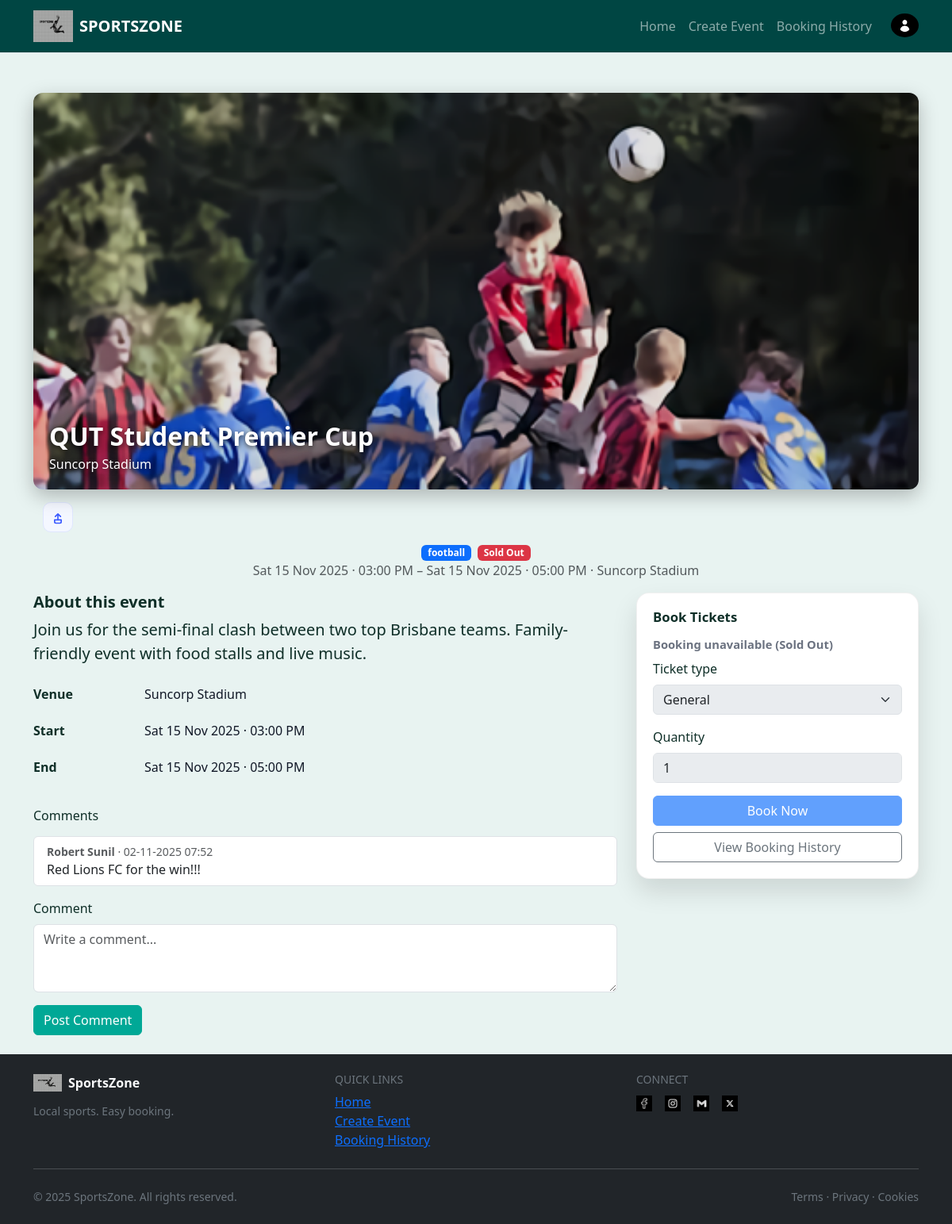
/event/7, run on the app's committed database.
### SportsZone/models.py (models this page shows, shortened)
class Event(db.Model):
    __tablename__ = "events"
    id = db.Column(db.Integer, primary_key=True)
    user_id = db.Column(db.Integer, db.ForeignKey("users.id"), nullable=False)  # creator/owner
    venue_id = db.Column(db.Integer, db.ForeignKey("venues.id"))
    sports_type = db.Column(db.String(64), index=True)  # Football, Basketball, etc.
    event_title = db.Column(db.String(256), nullable=False)
    home_team_name = db.Column(db.String(64))
    away_team_name = db.Column(db.String(64))
    event_image = db.Column(db.String(256))  # filename in /static/img
    description = db.Column(db.Text)
    start_datetime = db.Column(db.DateTime, default=datetime.utcnow, nullable=False)
    end_datetime = db.Column(db.DateTime)
    status = db.Column(db.String(32), index=True, default="Open", nullable=False)
    total_tickets = db.Column(db.Integer, default=120, nullable=False)
    tickets_sold = db.Column(db.Integer, default=0, nullable=False)
    ticket_price = db.Column(db.Float, default=0.0, nullable=False)
    comments = db.relationship(
        "Comment", backref="event", lazy=True, cascade="all, delete-orphan"
    )
    bookings = db.relationship(
        "Booking", backref="event", lazy=True, cascade="all, delete-orphan"
    )
    @property
    def venue_text(self) -> str:
        if self.venue:
            parts = [self.venue.venue_name, self.venue.venue_address]
            return " - ".join([p for p in parts if p])
        return ""

class Venue(db.Model):
    __tablename__ = "venues"
    id = db.Column(db.Integer, primary_key=True)
    venue_name = db.Column(db.String(128), nullable=False)
    venue_address = db.Column(db.String(256))
    capacity = db.Column(db.Integer)
    events = db.relationship("Event", backref="venue", lazy=True)

class User(db.Model, UserMixin):
    __tablename__ = "users"
    id = db.Column(db.Integer, primary_key=True)
    first_name = db.Column(db.String(100), nullable=False)
    surname = db.Column(db.String(100), nullable=False)
    email_id = db.Column(db.String(100), unique=True, index=True, nullable=False)
    password_hash = db.Column(db.String(255), nullable=False)
    mobile_number = db.Column(db.String(15), unique=True, nullable=False)
    street_address = db.Column(db.String(255), nullable=False)
    comments = db.relationship("Comment", backref="user", lazy=True)
    bookings = db.relationship("Booking", backref="user", lazy=True)
    events_created = db.relationship(
        "Event",
        backref="creator",
        lazy=True,
        foreign_keys="Event.user_id",
    )

class Comment(db.Model):
    __tablename__ = "comments"
    id = db.Column(db.Integer, primary_key=True)
    user_id = db.Column(db.Integer, db.ForeignKey("users.id"))
    event_id = db.Column(db.Integer, db.ForeignKey("events.id"))
    text = db.Column(db.String(400), nullable=False)
    created_at = db.Column(db.DateTime, default=datetime.utcnow, nullable=False)

### SportsZone/views.py (the view)
@main_bp.route("/event/<int:event_id>", endpoint="view_event")
def view_event(event_id: int):
    e = Event.query.get_or_404(event_id)
    booking_form = BookingForm()
    booking_form.event_id.data = e.id
    if getattr(booking_form, "quantity", None):
        booking_form.quantity.data = 1
    comment_form = CommentForm()
    comments = (
        Comment.query.filter_by(event_id=e.id)
        .order_by(Comment.created_at.desc())
        .all()
    )
    return render_template(
        "event.html",
        title=e.event_title,
        event=e,
        booking_form=booking_form,
        comment_form=comment_form,
        comments=comments,
    )

### SportsZone/forms.py
class BookingForm(FlaskForm):
    event_id = HiddenField(validators=[InputRequired()])
    ticket_type = SelectField(
        "Ticket type",
        choices=[("General", "General"), ("Student", "Student"), ("VIP", "VIP")],
        validators=[InputRequired()],
    )
    quantity = IntegerField(
        "Quantity",
        validators=[InputRequired(), NumberRange(min=1, max=10, message="1–10 only")],
    )
    submit = SubmitField("Book Now")

class CommentForm(FlaskForm):
    text = TextAreaField("Comment", validators=[InputRequired(), Length(max=400)])
    submit = SubmitField("Post Comment")

### SportsZone/templates/event.html (shortened to what this page needs)
{% extends "base.html" %}
{% block body %}
<div class="event-hero mb-3">
  <img src="{{ url_for('static', filename='img/' ~ (event.event_image or 'placeholder.jpg')) }}"
       alt="{{ event.event_title }}" class="img-fluid hero-banner">
  <div class="hero-overlay">
    <h1 class="hero-title h3">{{ event.event_title }}</h1>
    <p class="hero-subtitle">{{ event.venue_text }}</p>
  </div>
</div>
<div class="container">
  <div class="event-actions">
    {% set left = (event.total_tickets or 0) - (event.tickets_sold or 0) %}
    <a class="icon-btn" href="#share-modal" title="Share" aria-label="Share">
    </a>
  </div>
</div>
{% set teams = (event.event_title or '') .split(' vs ') %}
{% set badge_map = {'Open':'primary','Sold Out':'danger','Cancelled':'secondary','Inactive':'warning'} %}
<div class="d-flex flex-wrap justify-content-center align-items-center gap-2">
  <span class="badge text-bg-primary">{{ event.sports_type }}</span>
  <span class="badge text-bg-{{ badge_map.get(event.status, 'secondary') }}">{{ event.status }}</span>
</div>
<p class="text-muted mb-3 text-center">
  {% if event.start_datetime %}{{ event.start_datetime.strftime('%a %d %b %Y · %I:%M %p') }}{% endif %}
  {% if event.end_datetime %} – {{ event.end_datetime.strftime('%a %d %b %Y · %I:%M %p') }}{% endif %}
  · {{ event.venue_text }}
</p>
<div class="row g-4">
  <div class="col-lg-8">
    <h2 class="h5 fw-bold mb-2">About this event</h2>
    {% if event.description %}
      <p class="lead">{{ event.description }}</p>
    {% endif %}
    <dl class="info-list clearfix">
      <dt>Venue</dt><dd>{{ event.venue_text }}</dd>
      {% if event.start_datetime %}<dt>Start</dt><dd>{{ event.start_datetime.strftime('%a %d %b %Y · %I:%M %p') }}</dd>{% endif %}
      {% if event.end_datetime %}<dt>End</dt><dd>{{ event.end_datetime.strftime('%a %d %b %Y · %I:%M %p') }}</dd>{% endif %}
    </dl>
    <section class="mt-4">
      <h2 class="h6 mb-3">Comments</h2>
      {% if comments and comments|length %}
        <ul class="list-group mb-3">
          {% for c in comments %}
            <li class="list-group-item d-flex flex-column">
              <div class="small text-muted">
                <strong>{{ (c.user.first_name ~ ' ' ~ c.user.surname) if c.user else 'Anon' }}</strong>
                · {{ c.created_at.strftime('%d-%m-%Y %H:%M') }}
              </div>
              <div>{{ c.text }}</div>
            </li>
          {% endfor %}
        </ul>
      {% else %}
        <div class="text-muted mb-3">No comments yet</div>
      {% endif %}
      <form method="POST" action="{{ url_for('main.add_comment', event_id=event.id) }}">
        <div class="mb-3">
          {{ comment_form.text.label(class="form-label") }}
          {{ comment_form.text(class="form-control", rows="3", placeholder="Write a comment...") }}
        </div>
        {{ comment_form.submit(class="btn btn-primary") }}
      </form>
    </section>
  </div>
  <aside class="col-lg-4">
    {% set left = (event.total_tickets or 0) - (event.tickets_sold or 0) %}
    {% set can_book = (event.status == 'Open' and left > 0) %}
    <div class="booking-card sticky-side">
      <h3 class="h6 fw-bold">Book Tickets</h3>
      <div class="booking-meta mb-2">
        {% if can_book %}
          Tickets available: <strong>{{ left }}</strong>
          {% if left <= 30 %}<span class="text-danger ms-1">(few left)</span>{% endif %}
        {% else %}
          <strong>Booking unavailable ({{ event.status }})</strong>
        {% endif %}
      </div>
      <form method="POST" action="{{ url_for('main.create_booking') }}">
        <label class="form-label">{{ booking_form.ticket_type.label }}</label>
        {{ booking_form.ticket_type(class="form-select mb-3", disabled=not can_book) }}
        <label class="form-label">{{ booking_form.quantity.label }}</label>
        {{ booking_form.quantity(class="form-control mb-3", min="1", disabled=not can_book) }}
        {{ booking_form.submit(class="btn btn-primary w-100 mb-2", disabled=not can_book) }}
      </form>
      <a class="btn btn-outline-secondary w-100" href="{{ url_for('main.booking') }}">View Booking History</a>
    </div>
  </aside>
</div>
{% endblock %}

### SportsZone/static/style.css (style rules this page uses)
body { background-color: #E8F3F1; color: #0F2F28; }
.btn-primary { background-color: #00A896; border-color: #00A896; }
.event-hero { position: relative; width: 100%; max-height: 500px; overflow: hidden; border-radius: 12px; box-shadow: 0 8px 24px rgba(0,0,0,.25); margin-top: 10px; }
.hero-banner { width: 100%; height: 100%; object-fit: cover; display: block; filter: brightness(.88); transition: transform .5s ease; }
.hero-overlay { position: absolute; bottom: 20px; left: 20px; color: #fff; text-shadow: 0 2px 6px rgba(0,0,0,.7); }
.hero-title { font-size: 2rem; font-weight: 700; margin: 0; }
.hero-subtitle { font-size: 1rem; margin: .25rem 0 0; }
.event-actions { display: flex; justify-content: space-between; align-items: center; gap: .75rem; margin: .75rem 0 1rem; }
.icon-btn { --btn-color: #3b5bff; display: inline-flex; align-items: center; justify-content: center; width: 38px; height: 38px; border-radius: 10px; border: 1px solid #dfe6ff; background: #f4f7ff; color: var(--btn-color); text-decoration: none; cursor: pointer; }
.icon-btn svg { width: 20px; height: 20px; display: block; }
.info-list { margin: 0; padding: 0; }
.info-list dt { width: 130px; float: left; clear: left; font-weight: 600; color: #0f2f28; padding: .45rem 0; }
.info-list dd { margin-left: 140px; padding: .45rem 0; color: #111827; }
@media (min-width:992px) { .sticky-side { position: sticky; top: 1rem; } }
.booking-card { background: #fff; border: 1px solid rgba(0,0,0,.06); border-radius: 16px; box-shadow: 0 16px 32px rgba(0,0,0,.12); padding: 1.25rem; }
.booking-card h3 { font-size: 1.05rem; font-weight: 700; margin: 0 0 .75rem; }
.booking-meta { font-size: .92rem; color: #6b7280; margin-bottom: .75rem; }

### data on the page
Event: event_image (picture), event_title "QUT Student Premier Cup", sports_type "football", status "Sold Out", start_datetime "Sat 15 Nov 2025 · 03:00 PM", end_datetime "Sat 15 Nov 2025 · 05:00 PM", description "Join us for the semi-final clash between two top Brisbane teams. Family-friendly event with food stalls and live music."
Venue: venue_text "Suncorp Stadium"
Comment: created_at "02-11-2025 07:52", text "Red Lions FC for the win!!!"
User: first_name+surname "Robert Sunil"

### other printed values
{{ comment_form.text.label(class="form-label") }} "Comment"
{{ booking_form.ticket_type.label }} "Ticket type"
{{ booking_form.quantity.label }} "Quantity"
